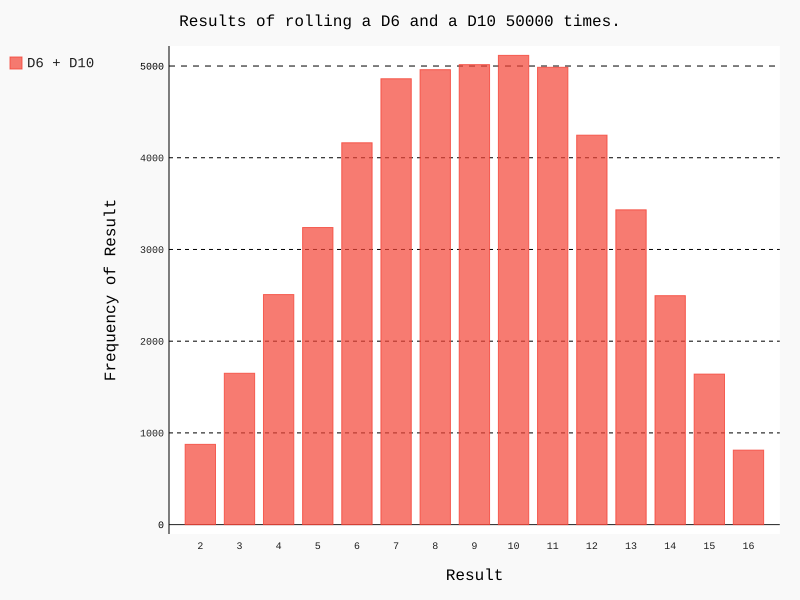

Reproduce this figure in Python.
import pygal

from die import Die

die_1 = Die()
die_2 = Die(10)

results = []
for roll_num in range(50000):
    result = die_1.roll() + die_2.roll()
    results.append(result)

frequencies = []
max_result = die_1.num_sides + die_2.num_sides
for value in range(2, max_result+1):
    frequency = results.count(value)
    frequencies.append(frequency)

hist = pygal.Bar()

hist.title = "Results of rolling a D6 and a D10 50000 times."
hist.x_labels = [str(i) for i in range(2, max_result + 1)]
hist.x_title = "Result"
hist.y_title = "Frequency of Result"

hist.add('D6 + D10', frequencies)
hist.render_to_file('dice_visual.svg')
